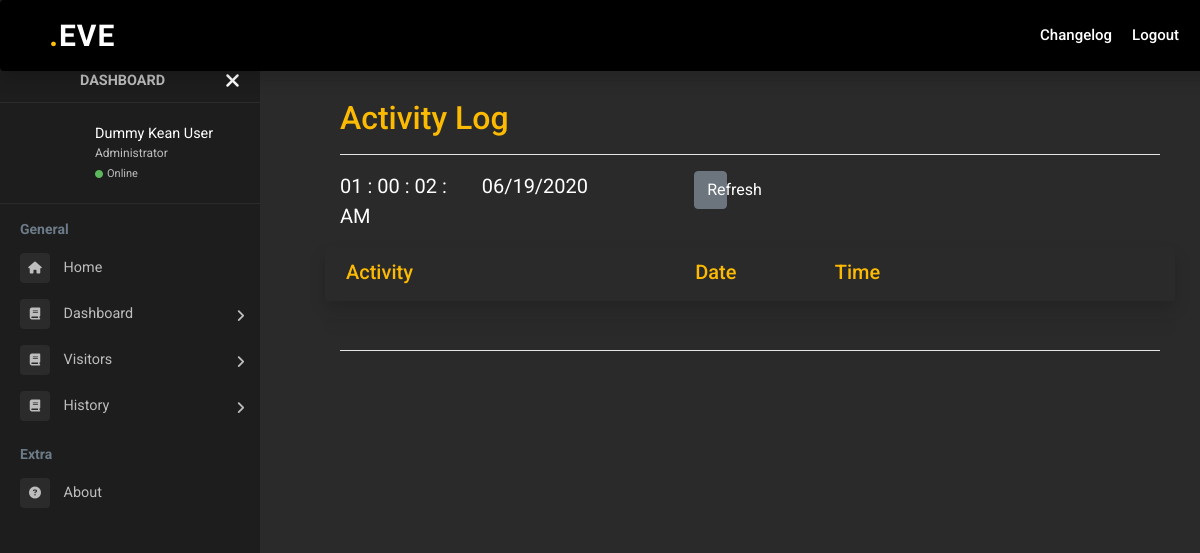
/eve/module-admin/admin-security/admin-security-activity-log.php (signed in), run on an earlier commit of the app's database.
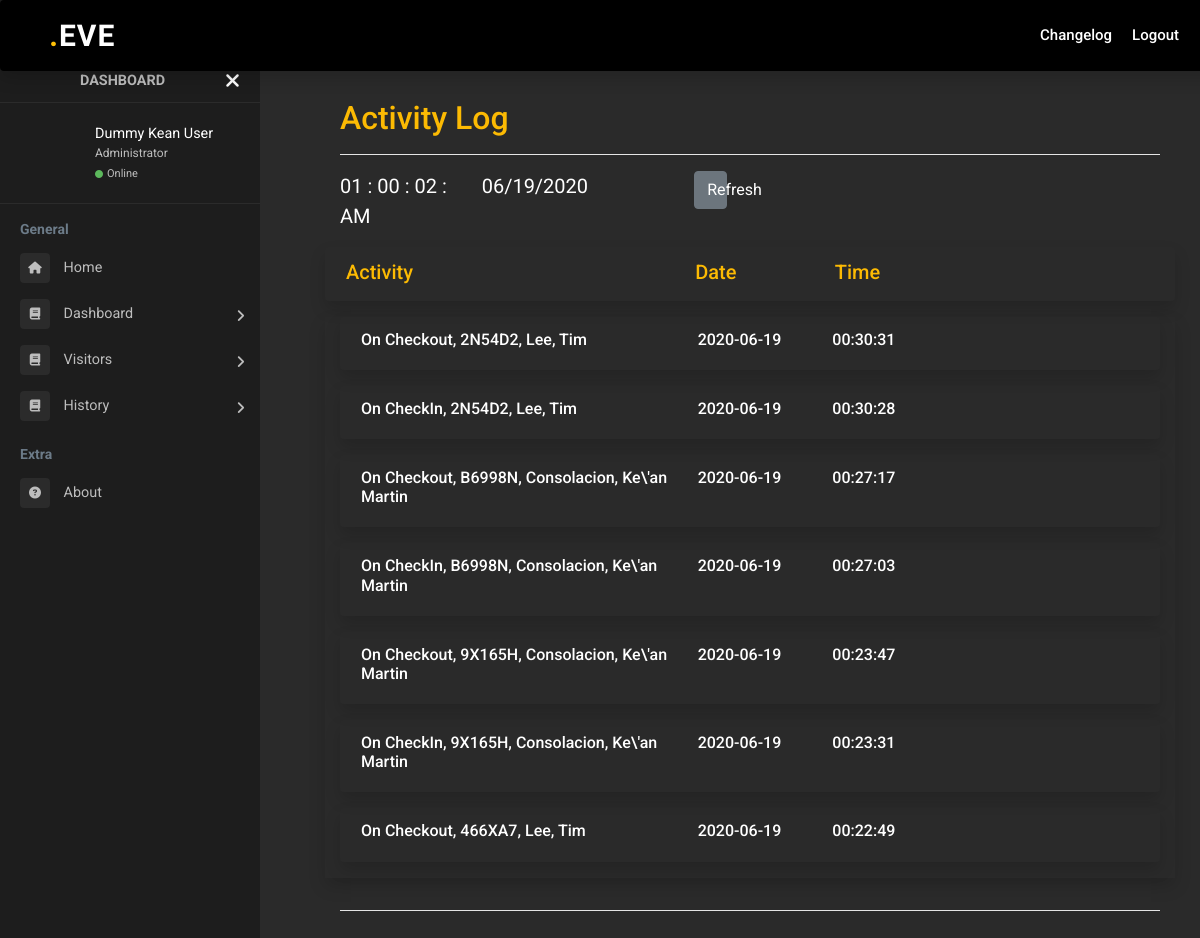
And on a later commit of the database.
### tables this page shows
CREATE TABLE `activity_log` (
  `description` varchar(255) NOT NULL,
  `timeCreated` time NOT NULL,
  `date` date NOT NULL
);

### eve/module-admin/admin-security/admin-security-activity-log.php (called while the page is built, shortened)
<?php
  require_once 'admin-view/header/header-welcome-login.php';
  require_once 'admin-view/navbar/navbar-admin.php';
  require_once 'admin-view/sidebar/sidebar-admin.php';
  require_once 'admin-view/content/content-admin-security-activity-log.php';
  require_once 'admin-view/footer/footer-main.php';
 ?>

### eve/module-admin/admin-security/admin-security-process/process-activity-log.php (the view, shortened to what this page needs)
<?php
    function getActivityLog(){
        @include('../../library-process/connection.php');
        $query = 'SELECT * FROM activity_log ORDER BY date, timeCreated DESC';
        $pStatement = $conn->prepare($query);
        $pStatement->execute();
        $result = $pStatement->get_result();
        while($row = $result->fetch_assoc()){
            echo '<div class="alert alert-shadow flex-column align-items-start shadow" role="alert">
              <div class="row">
                <div class="col-5">
                   <h6>'.$row['description'].'</h6>
                </div>
                <div class="col-2">
                    <h6>'.$row['date'].'</h6>
                </div>
                <div class="col-2">
                    <h6>'.$row['timeCreated'].'
                </div>
              </div>
            </div>';
        }
    }
?>

### eve/module-admin/admin-security/admin-view/header/header-welcome-login.php (shortened to what this page needs)
<html lang="en">
  <head>
    <link rel="stylesheet" href="https://maxcdn.bootstrapcdn.com/bootstrap/4.0.0/css/bootstrap.min.css">
    <link rel="stylesheet" href="https://stackpath.bootstrapcdn.com/bootstrap/4.4.1/css/bootstrap.min.css">
    <link rel="stylesheet" href="https://cdnjs.cloudflare.com/ajax/libs/font-awesome/4.7.0/css/font-awesome.min.css">
    <link href="https://use.fontawesome.com/releases/v5.0.6/css/all.css" rel="stylesheet">
    <link rel="stylesheet" type="text/css" href="../admin-event/admin-css/admin.css">
  </head>
  <body onload="realtimeDate(), realtimeClock()">

### eve/module-admin/admin-security/admin-view/navbar/navbar-admin.php (shortened to what this page needs)
<div class="navbar">
  <nav class="navbar navbar-expand-md navbar-dark  navbar-custom shadow rounded row fixed-top mb-5 ml-auto">
    <div class=" col-xl-4">
      <a href="admin-security-dashboard.php" class="navbar-brand nav-title"><span class="yellow">.</span>EVE</a>
    </div>
    <div class="navbar-collapse collapse ml-auto">
      <ul class="navbar-nav ml-auto">
          <li class="nav-item">
              <a class="nav-text navlink" href="changelog.php">Changelog</a>
          </li>
          <li class="nav-item">
              <a class="nav-text navlink" data-toggle="modal" data-target="#logoutModal" href="#landing.php">Logout</a>
          </li>
        </ul>
    </div>
  </nav>
</div>

### eve/module-admin/admin-security/admin-view/sidebar/sidebar-admin.php (shortened to what this page needs)
<div class="page-wrapper chiller-theme toggled">
  <nav id="sidebar" class="sidebar-wrapper">
    <div class="sidebar-content">
      <div class="sidebar-brand">
        <a href="#" class="text-center">DASHBOARD</a>
        <div id="close-sidebar">
          <i class="fas fa-times"></i>
        </div>
      </div>
      <div class="sidebar-header">
        <div class="user-pic">
        </div>
        <div class="user-info">
          <span class="user-name"><?php echo "Dummy Kean User"; ?></span>
          <span class="user-role">Administrator</span>
          <span class="user-status"><i class="fa fa-circle"></i><span>Online</span></span>
        </div>
      </div>
      <div class="sidebar-menu">
        <ul>
          <li class="header-menu">
            <span>General</span>
          </li>
          <li>
            <a href="admin-security-home.php">
              <i class="fa fa-home"></i>
              <span>Home</span>
            </a>
          </li>
          <li class="sidebar-dropdown">
            <a href="#">
              <i class="fa fa-book"></i>
              <span>Dashboard</span>
            </a>
          </li>
          <li class="sidebar-dropdown">
            <a href="#">
              <i class="fa fa-book"></i>
              <span>Visitors</span>
            </a>
          </li>
          <li class="sidebar-dropdown">
            <a href="#">
              <i class="fa fa-book"></i>
              <span>History</span>
            </a>
          </li>
          <li class="header-menu">
            <span>Extra</span>
          </li>
          <li>
            <a href="#">
              <i class="fa fa-question-circle"></i>
              <span>About</span>
            </a>
          </li>
        </ul>
      </div>
    </div>
  </nav>

### eve/module-admin/admin-security/admin-view/content/content-admin-security-activity-log.php (shortened to what this page needs)
<?php require_once('admin-security-process/process-activity-log.php'); ?>
  <main class="page-content">
    <br><br>
    <div class="container-fluid">
      <h2 style="color:#fcba03">Activity Log</h2>
      <hr>
      <div class="row">
        <div class="form-group col-md-12">
          <div class="row">
            <div id="clock" class="col-2" style="font-size:20px"></div>
            <div id="date" class="col-3" style="font-size:20px"></div>
            <div class="col-1">
              <a href="admin-security-activity-log.php" class="btn btn-secondary" style="width:80%">Refresh</a>
            </div>
            <div class="col-1">
            </div>
            <div class="col-2">
            </div>
            <div class="col-3">
            </div>
          </div>
        </div>
        <div class="alert alert-shadow flex-column align-items-start shadow" role="alert" style="width:100%;">
          <div class="row" style="margin-left:px">
            <div class="col-5">
              <h5 class='mb-1' style='color:#fcba03'>Activity</h5>
            </div>
            <div class="col-2">
              <h5 class='mb-1' style='color:#fcba03'>Date</h5>
            </div>
            <div class="col-2">
              <h5 class='mb-1' style='color:#fcba03'>Time</h5>
            </div>
          </div>
        </div>
        <div class="form-group flex-column align-items-start shadow col-md-12">
          <?php
              getActivityLog();
           ?>
         </div>
      </div>
      <hr>
  </main>
</div>

### eve/module-admin/admin-security/admin-view/footer/footer-main.php (shortened to what this page needs)
  </body>
</html>

What changed in the data, as far as the page shows it:
added activity_log: description "On Checkout, 2N54D2, Lee, Tim", date "2020-06-19", timeCreated "00:30:31"
added activity_log: description "On CheckIn, 2N54D2, Lee, Tim", date "2020-06-19", timeCreated "00:30:28"
added activity_log: description "On Checkout, B6998N, Consolacion, Ke\\'an Martin", date "2020-06-19", timeCreated "00:27:17"
added activity_log: description "On CheckIn, B6998N, Consolacion, Ke\\'an Martin", date "2020-06-19", timeCreated "00:27:03"
added activity_log: description "On Checkout, 9X165H, Consolacion, Ke\\'an Martin", date "2020-06-19", timeCreated "00:23:47"
added activity_log: description "On CheckIn, 9X165H, Consolacion, Ke\\'an Martin", date "2020-06-19", timeCreated "00:23:31"
added activity_log: description "On Checkout, 466XA7, Lee, Tim", date "2020-06-19", timeCreated "00:22:49"
